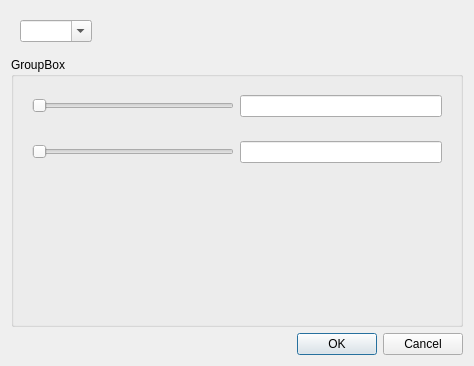
<?xml version="1.0" encoding="UTF-8"?>
<ui version="4.0">
 <class>Dialog</class>
 <widget class="QDialog" name="Dialog">
  <property name="geometry">
   <rect>
    <x>0</x>
    <y>0</y>
    <width>474</width>
    <height>366</height>
   </rect>
  </property>
  <property name="windowTitle">
   <string>Dialog</string>
  </property>
  <layout class="QVBoxLayout" name="verticalLayout">
   <item>
    <widget class="QWidget" name="widget_3" native="true">
     <layout class="QHBoxLayout" name="horizontalLayout_3">
      <item>
       <widget class="QComboBox" name="cbMav">
        <property name="editable">
         <bool>true</bool>
        </property>
       </widget>
      </item>
      <item>
       <spacer name="horizontalSpacer">
        <property name="orientation">
         <enum>Qt::Horizontal</enum>
        </property>
        <property name="sizeHint" stdset="0">
         <size>
          <width>339</width>
          <height>20</height>
         </size>
        </property>
       </spacer>
      </item>
     </layout>
    </widget>
   </item>
   <item>
    <widget class="QGroupBox" name="groupBox">
     <property name="title">
      <string>GroupBox</string>
     </property>
     <layout class="QVBoxLayout" name="verticalLayout_2">
      <item>
       <widget class="QWidget" name="widget_2" native="true">
        <layout class="QHBoxLayout" name="horizontalLayout_2">
         <item>
          <widget class="QSlider" name="hsFlyTime">
           <property name="orientation">
            <enum>Qt::Horizontal</enum>
           </property>
          </widget>
         </item>
         <item>
          <widget class="QLineEdit" name="leFlyTime"/>
         </item>
        </layout>
       </widget>
      </item>
      <item>
       <widget class="QWidget" name="widget" native="true">
        <layout class="QHBoxLayout" name="horizontalLayout">
         <item>
          <widget class="QSlider" name="hsChargeTime">
           <property name="orientation">
            <enum>Qt::Horizontal</enum>
           </property>
          </widget>
         </item>
         <item>
          <widget class="QLineEdit" name="leChargeTime"/>
         </item>
        </layout>
       </widget>
      </item>
      <item>
       <spacer name="verticalSpacer">
        <property name="orientation">
         <enum>Qt::Vertical</enum>
        </property>
        <property name="sizeHint" stdset="0">
         <size>
          <width>20</width>
          <height>40</height>
         </size>
        </property>
       </spacer>
      </item>
     </layout>
    </widget>
   </item>
   <item>
    <widget class="QDialogButtonBox" name="buttonBox">
     <property name="orientation">
      <enum>Qt::Horizontal</enum>
     </property>
     <property name="standardButtons">
      <set>QDialogButtonBox::Cancel|QDialogButtonBox::Ok</set>
     </property>
    </widget>
   </item>
  </layout>
 </widget>
 <resources/>
 <connections>
  <connection>
   <sender>buttonBox</sender>
   <signal>accepted()</signal>
   <receiver>Dialog</receiver>
   <slot>accept()</slot>
   <hints>
    <hint type="sourcelabel">
     <x>248</x>
     <y>254</y>
    </hint>
    <hint type="destinationlabel">
     <x>157</x>
     <y>274</y>
    </hint>
   </hints>
  </connection>
  <connection>
   <sender>buttonBox</sender>
   <signal>rejected()</signal>
   <receiver>Dialog</receiver>
   <slot>reject()</slot>
   <hints>
    <hint type="sourcelabel">
     <x>316</x>
     <y>260</y>
    </hint>
    <hint type="destinationlabel">
     <x>286</x>
     <y>274</y>
    </hint>
   </hints>
  </connection>
 </connections>
</ui>
